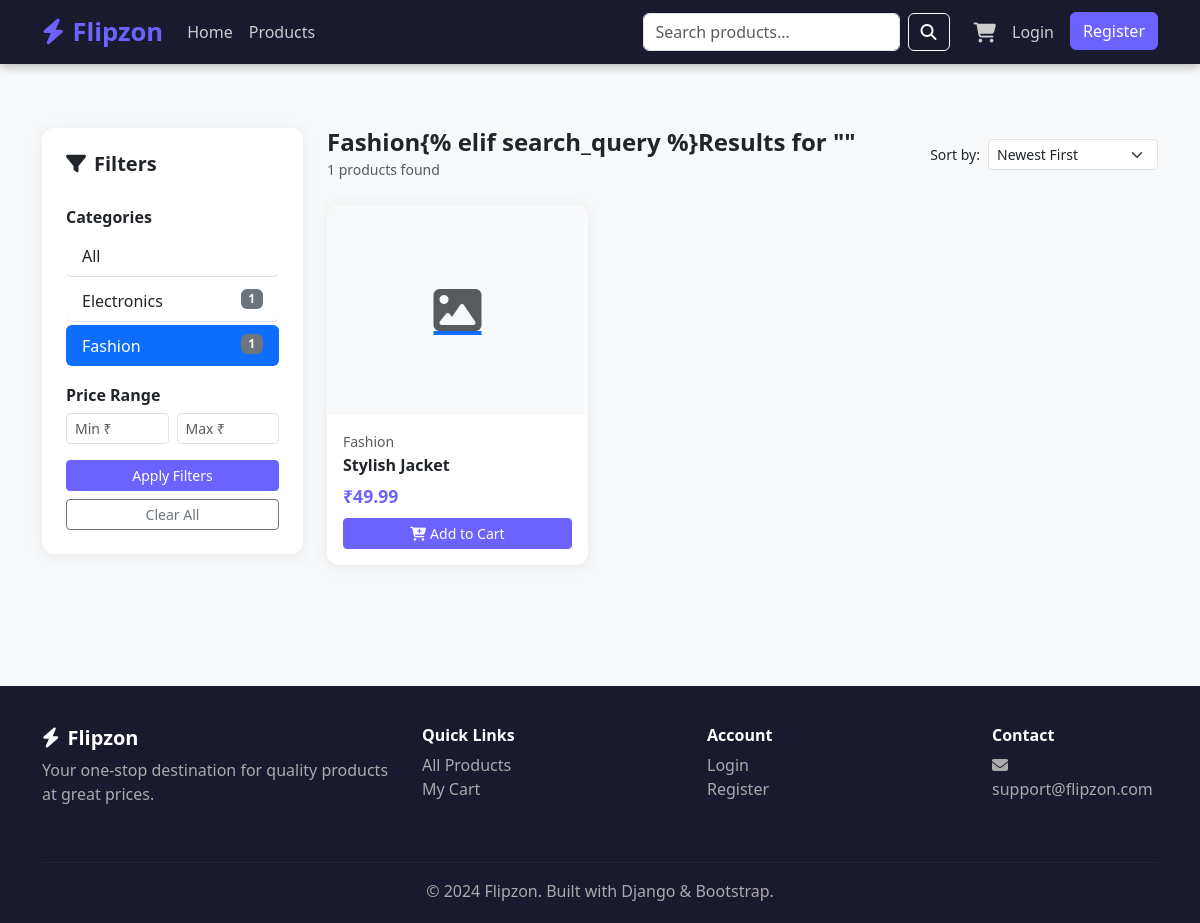
/products/?category=fashion, run on the app's committed database.
### store/models.py (models this page shows, shortened)
class Category(models.Model):
    name = models.CharField(max_length=200)
    slug = models.SlugField(unique=True, blank=True)
    description = models.TextField(blank=True)
    class Meta:
        verbose_name_plural = "Categories"
        ordering = ["name"]

class Product(models.Model):
    category = models.ForeignKey(
        Category,
        on_delete=models.CASCADE,
        related_name="products"
    )
    name = models.CharField(max_length=200)
    slug = models.SlugField(unique=True, blank=True)
    description = models.TextField()
    price = models.DecimalField(
        max_digits=10,
        decimal_places=2
    )
    discount_price = models.DecimalField(
        max_digits=10,
        decimal_places=2,
        blank=True,
        null=True
    )
    image = models.ImageField(
        upload_to="products/",
        blank=True,
        null=True
    )
    stock = models.PositiveIntegerField(default=0)
    available = models.BooleanField(default=True)
    featured = models.BooleanField(default=False)
    created_at = models.DateTimeField(auto_now_add=True)
    class Meta:
        ordering = ["-created_at"]
    @property
    def final_price(self):
        return self.discount_price if self.discount_price else self.price
    @property
    def in_stock(self):
        return self.stock > 0

### store/views.py (the view)
# urls.py: path('products/', views.product_list, name='product_list'),
def product_list(request):
    products = Product.objects.filter(available=True)
    categories = Category.objects.all()
    category_slug = request.GET.get("category")
    search_query = request.GET.get("q", "")
    min_price = request.GET.get("min_price")
    max_price = request.GET.get("max_price")
    sort_by = request.GET.get("sort", "-created_at")
    selected_category = None
    if category_slug:
        selected_category = get_object_or_404(
            Category,
            slug=category_slug
        )
        products = products.filter(category=selected_category)
    if search_query:
        products = products.filter(
            Q(name__icontains=search_query)
            | Q(description__icontains=search_query)
        )
    if min_price:
        products = products.filter(price__gte=min_price)
    if max_price:
        products = products.filter(price__lte=max_price)
    sort_map = {
        "price_asc": "price",
        "price_desc": "-price",
        "name": "name",
        "-created_at": "-created_at",
    }
    products = products.order_by(
        sort_map.get(sort_by, "-created_at")
    )
    return render(
        request,
        "store/product_list.html",
        {
            "products": products,
            "categories": categories,
            "selected_category": selected_category,
            "search_query": search_query,
            "sort_by": sort_by,
        },
    )

### cart/context_processors.py (called while the page is built)
def cart_count(request):
    count = 0
    try:
        if request.user.is_authenticated:
            cart = Cart.objects.filter(user=request.user).first()
        else:
            sk = request.session.session_key
            cart = Cart.objects.filter(session_key=sk).first() if sk else None
        if cart:
            count = cart.total_items
    except Exception:
        pass
    return {'cart_count': count}

### templates/store/product_list.html (shortened to what this page needs)
{% extends 'base.html' %} {% block title %}Products - Flipzon{% endblock %}
{% block content %}
<div class="container py-5">
  <div class="row">
    <div class="col-md-3 mb-4">
      <div class="card p-4">
        <h5 class="fw-bold mb-3"><i class="fas fa-filter me-2"></i>Filters</h5>
        <form method="get">
          <h6 class="fw-semibold mt-3">Categories</h6>
          <div class="list-group list-group-flush mb-3">
            <a
              href="{% url 'store:product_list' %}{% if request.GET.q %}?q={{ request.GET.q }}{% endif %}"
              class="list-group-item list-group-item-action {% if not selected_category %}active{% endif %} py-2 rounded mb-1"
              >All</a
            >
            {% for cat in categories %}
            <a
              href="?category={{ cat.slug }}{% if request.GET.q %}&q={{ request.GET.q }}{% endif %}"
              class="list-group-item list-group-item-action {% if selected_category.slug == cat.slug %}active{% endif %} py-2 rounded mb-1"
            >
              {{ cat.name }}
              <span class="badge bg-secondary float-end"
                >{{ cat.products.count }}</span
              >
            </a>
            {% endfor %}
          </div>
          <h6 class="fw-semibold">Price Range</h6>
          <div class="row g-2 mb-3">
            <div class="col-6">
              <input
                type="number"
                class="form-control form-control-sm"
                name="min_price"
                placeholder="Min ₹"
                value="{{ request.GET.min_price }}"
              />
            </div>
            <div class="col-6">
              <input
                type="number"
                class="form-control form-control-sm"
                name="max_price"
                placeholder="Max ₹"
                value="{{ request.GET.max_price }}"
              />
            </div>
          </div>
          <button type="submit" class="btn btn-primary btn-sm w-100">
            Apply Filters
          </button>
          <a
            href="{% url 'store:product_list' %}"
            class="btn btn-outline-secondary btn-sm w-100 mt-2"
            >Clear All</a
          >
        </form>
      </div>
    </div>
    <div class="col-md-9">
      <div class="d-flex justify-content-between align-items-center mb-4">
        <div>
          <h4 class="fw-bold mb-0">
            {% if selected_category %}{{ selected_category.name }}{% elif
            search_query %}Results for "{{ search_query }}"{% else %}All
            Products{% endif %}
          </h4>
          <small class="text-muted">{{ products|length }} products found</small>
        </div>
        <form method="get" class="d-flex align-items-center gap-2">
          <label class="mb-0 text-nowrap small">Sort by:</label>
          <select
            name="sort"
            class="form-select form-select-sm"
            style="width: 170px"
            onchange="this.form.submit()"
          >
            <option
              value="-created_at"
              {% if sort_by == "-created_at" %}selected{% endif %}
            >
              Newest First
            </option>
          </select>
        </form>
      </div>
      {% if products %}
      <div class="row g-4">
        {% for p in products %}
        <div class="col-6 col-md-4">
          <div class="card h-100">
            <a href="{% url 'store:product_detail' p.slug %}">
              {% if p.image %}<img
                src="{{ p.image.url }}"
                class="product-img w-100"
                alt="{{ p.name }}"
              />
              {% else %}
              <div
                class="product-img w-100 bg-light d-flex align-items-center justify-content-center"
              >
                <i class="fas fa-image fa-3x text-muted"></i>
              </div>
              {% endif %}
            </a>
            <div class="card-body d-flex flex-column">
              <small class="text-muted">{{ p.category.name }}</small>
              <h6 class="fw-bold mt-1">
                <a
                  href="{% url 'store:product_detail' p.slug %}"
                  class="text-dark text-decoration-none"
                  >{{ p.name }}</a
                >
              </h6>
              <div class="d-flex align-items-center gap-2 mb-2">
                <span class="price">₹{{ p.final_price }}</span>
              </div>
              <div class="mt-auto">
                {% if p.in_stock %}
                <form action="{% url 'cart:add' p.id %}" method="post">
                  <button class="btn btn-primary btn-sm w-100">
                    <i class="fas fa-cart-plus me-1"></i>Add to Cart
                  </button>
                </form>
                {% else %}
                <button class="btn btn-secondary btn-sm w-100" disabled>
                  Out of Stock
                </button>
                {% endif %}
              </div>
            </div>
          </div>
        </div>
        {% endfor %}
      </div>
      {% endif %}
    </div>
  </div>
</div>
{% endblock %}

### templates/base.html (style rules this page uses)
:root { --primary: #6c63ff; --secondary: #f5a623; --dark: #1a1a2e; }
body { font-family: "Segoe UI", sans-serif; background: #f8f9fa; }
.btn-primary { background: var(--primary); border-color: var(--primary); }
.card { border: none; box-shadow: 0 2px 15px rgba(0, 0, 0, 0.08); border-radius: 12px; transition: transform 0.2s, box-shadow 0.2s; }
.product-img { height: 210px; object-fit: cover; border-radius: 12px 12px 0 0; }
.price { color: var(--primary); font-weight: 700; font-size: 1.1rem; }

### data on the page
Category: name "Electronics", products.count "1"
Category: name "Fashion", products.count "1"
Product: category.name "Fashion", name "Stylish Jacket", final_price "49.99", stock "Add to Cart"

### other printed values
{{ products|length }} "1"
